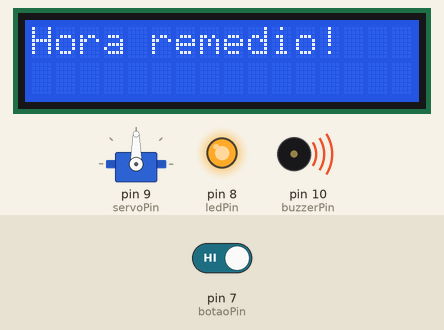
A sketch run on a simulated Arduino Uno, built with avr-gcc and run on an emulated ATmega328P. On the bench: servo, 16×2 character LCD, output pins drawn as LEDs (lit = HIGH), buzzer (waves = sounding). Inputs (shaded band) come from the test bench; at power-on: pin 7 (botaoPin) HIGH.

Above: at 6.1 s.
6.2 s: pin 7 (botaoPin) driven HIGH
At 8.3 s:
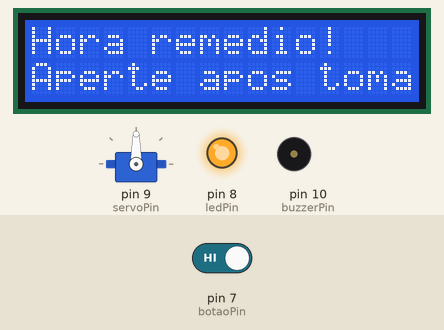
9.0 s: pin 7 (botaoPin) driven LOW
At 10.5 s:
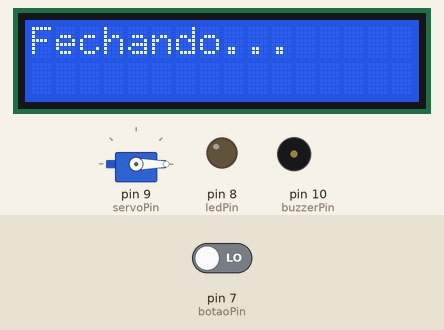
At 13.0 s:
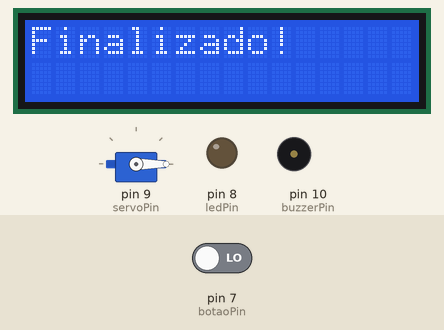
Timing chart, 0 to 18.0 s (numbered marks = the images above; inputs shaded):
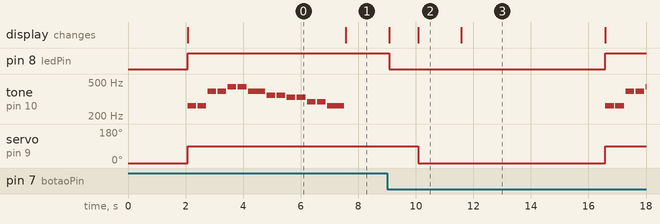

Measured:
- after the input at 9.0 s, pin 8 (ledPin): HIGH → LOW after 0.08 s, → HIGH 7.5 s later; tone on pin 10 (buzzerPin): plays 262 Hz for 0.30 s, 262 Hz for 0.30 s, 392 Hz for 0.30 s, 392 Hz for 0.30 s, 440 Hz for 0.01 s, starting after 7.6 s
- by itself, tone on pin 10 (buzzerPin): plays 262 Hz for 0.30 s, 262 Hz for 0.30 s, 392 Hz for 0.30 s, 392 Hz for 0.30 s, 440 Hz for 0.30 s, 440 Hz for 0.30 s … (11 notes in this stretch)
- what the display in image 2 shows lasts 1.5 s, from 10.1 s to 11.6 s

The sketch:

medcontrol.ino
```cpp
#include <LiquidCrystal.h>
#include <Servo.h>

// LCD: RS, E, D4, D5, D6, D7
LiquidCrystal lcd(12, 11, 5, 4, 3, 2);

Servo servo;

const int servoPin = 9;
const int buzzerPin = 10;
const int ledPin = 8;
const int botaoPin = 7;

// Notas
#define DO 262
#define RE 294
#define MI 330
#define FA 349
#define SOL 392
#define LA 440

void tocarAlerta() {

  int melodia[] = {
    DO, DO, SOL, SOL, LA, LA, SOL,
    FA, FA, MI, MI, RE, RE, DO
  };

  int duracao[] = {
    300, 300, 300, 300, 300, 300, 600,
    300, 300, 300, 300, 300, 300, 600
  };

  for (int i = 0; i < 14; i++) {
    tone(buzzerPin, melodia[i], duracao[i]);
    delay(duracao[i] + 50);
  }

  noTone(buzzerPin);
}

void setup() {

  servo.attach(servoPin);
  servo.write(0);

  pinMode(ledPin, OUTPUT);
  pinMode(buzzerPin, OUTPUT);
  pinMode(botaoPin, INPUT_PULLUP);

  digitalWrite(ledPin, LOW);

  lcd.begin(16, 2);

  lcd.setCursor(0, 0);
  lcd.print("MedControl");

  lcd.setCursor(0, 1);
  lcd.print("Iniciando...");

  delay(2000);
}

void loop() {

  // Abre compartimento
  lcd.clear();
  lcd.setCursor(0, 0);
  lcd.print("Hora remedio!");

  servo.write(90);

  digitalWrite(ledPin, HIGH);

  tocarAlerta();

  lcd.setCursor(0, 1);
  lcd.print("Aperte apos tomar");

  // Aguarda botão
  while (digitalRead(botaoPin) == HIGH) {

    // mantém o alerta piscando a cada alguns segundos
    delay(100);
  }

  // Confirmação
  lcd.clear();
  lcd.setCursor(0, 0);
  lcd.print("Confirmado!");

  digitalWrite(ledPin, LOW);
  noTone(buzzerPin);

  delay(1000);

  // Fecha
  lcd.clear();
  lcd.setCursor(0, 0);
  lcd.print("Fechando...");

  servo.write(0);

  delay(1500);

  lcd.clear();
  lcd.setCursor(0, 0);
  lcd.print("Finalizado!");

  delay(5000);
}
```
